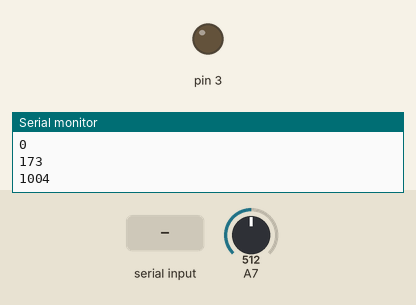
A sketch run on a simulated Arduino Uno, built with avr-gcc and run on an emulated ATmega328P. Parts: output pins drawn as LEDs (lit = HIGH), the last lines printed to the serial monitor. The inputs (shaded band) are chosen by the test bench; at power-on: A7 = 512.

Above: at 1.2 s.
1.3 s: A7 set to 191
At 1.5 s:
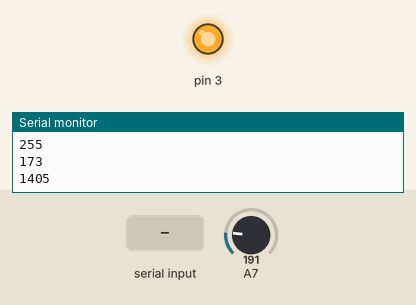
3.1 s: A7 set to 172
At 5.32 s:
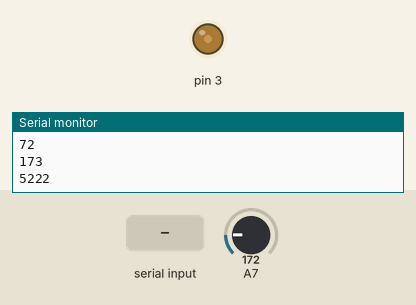
6.1 s: A7 set to 265
7.7 s: A7 set to 122
At 9.4 s:
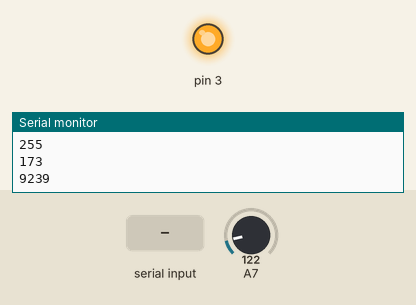
9.7 s: "200\n" received over Serial
At 10.34 s:
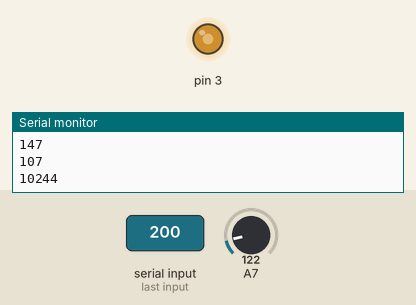
11.9 s: A7 set to 106
At 12.15 s:
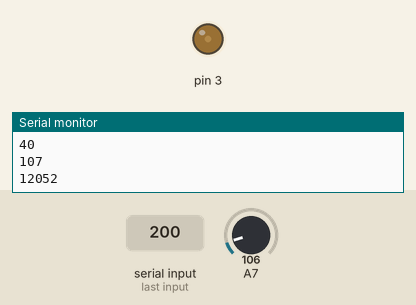
Timing chart, 0 to 15.9 s (numbered marks = the images above; inputs shaded):
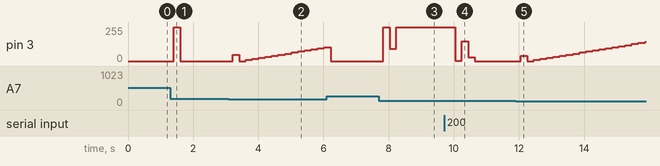

Measured:
- the behaviour switches between 173 and 172 on A7 (found by bisection; images 1 and 2)
- the behaviour switches between 107 and 106 on A7 (found by bisection; images 4 and 5)
- after the input at 1.3 s, pin 3: 0/255 → 255/255 after 0.11 s, → 0/255 0.20 s later
- after the input at 3.1 s, pin 3: 0/255 → 46/255 after 0.11 s, → 0/255 0.20 s later, → 8/255 0.20 s later, → 16/255 0.20 s later, … (15 changes in this stretch)
- after the input at 7.7 s, pin 3: 0/255 → 255/255 after 0.13 s, → 91/255 0.20 s later, → 255/255 0.20 s later
- after the input at 9.7 s, pin 3: 255/255 → 3/255 after 0.34 s, → 147/255 0.20 s later, → 27/255 0.20 s later, → 0/255 0.20 s later
- after the input at 11.9 s, pin 3: 0/255 → 40/255 after 0.15 s, → 0/255 0.20 s later, → 8/255 0.20 s later, → 16/255 0.20 s later, … (20 changes in this stretch)

The sketch:

PIDuino.ino
```cpp
#include "PID_lib.h"

int temp2analog(int temp) {
  return temp * 2 + 103;
}
PID pid_controller(3, 7, 10, 0, 4, 100);
int aim = 35;
void setup() {
  Serial.begin(9600);
  pid_controller.setAim(temp2analog(aim));
}

void loop() {
  int output;
  char data_b[4];
  output = pid_controller.readData();
  int power = pid_controller.calculateOutput();
  pid_controller.setOutput();
  Serial.println("st");
  Serial.println(output);
  Serial.println(power);
  Serial.println(pid_controller.aim);
  Serial.println(millis());
  if(Serial.available() > 0){
    Serial.readBytes(data_b, 4);
    String buf2st(data_b);
    pid_controller.setAim(temp2analog(buf2st.toInt()/100));
  }
  pid_controller.wait();
}
```

PID_lib.cpp
```cpp
#include "PID_lib.h"

PID::PID(int pinOtput, int pinInput, int kp, int kd, int ki, int period){
  _period = period + 100;
  calculateVariables(kp, kd, ki);
  _pinInput = pinInput;
  _pinOutput = pinOtput;


}

int PID::readData(){
  return data = analogRead(_pinInput);
}

int PID::calculateOutput(){
  error_signal[2] = error_signal[1];
  error_signal[1] = error_signal[0];
  error_signal[0] = aim - data;
  output_val[1] = output_val[0];
  output_val[0] = output_val[1] + q_values[0]*error_signal[0] + q_values[1]*error_signal[1] + q_values[2]*error_signal[2];
  if(output_val[0] > 255){
    output_val[0] = 255;
  }
  if(output_val[0] < 0){
    output_val[0] = 0;
  }
  return output_val[0];
}

void PID::setOutput() {
  analogWrite(_pinOutput, output_val[0]);
}
void PID::wait() {
  delay(_period);
}

void PID::calculateVariables(int kp, int kd, int ki){
  float delay_s =(float) _period / 1000.0;
  q_values[0] = round(kp*(1.0+kd/(delay_s)));
  q_values[1] = round(kp*(-1 + delay_s*ki/2.0 - 2*kd/(delay_s)));
  q_values[2] = round(kp*(ki*delay_s/2 + kd/delay_s));
}

void PID::setVariables(int kp, int kd, int ki) {
  calculateVariables(kp, kd, ki);
}

void PID::setAim(int temp){
  aim = temp;
}
```

PID_lib.h
```cpp
#ifndef PID_lib_h
#define PID_lib_h
#include "Arduino.h"

class PID {
public:
  int error_signal[3];
  int output_val[2];
  int q_values[3];
  int data;
  int aim;
  int _pinInput;
  int _pinOutput;
  int _period;
  PID(int pinOtput, int pinInput, int kp, int kn, int kd, int period);
  int readData();
  int calculateOutput();
  void setOutput();
  void wait();
  void setVariables(int kp, int kd, int ki);
  void setAim(int temp);
private:
  void calculateVariables(int kp, int kd, int ki);
};
#endif
```
